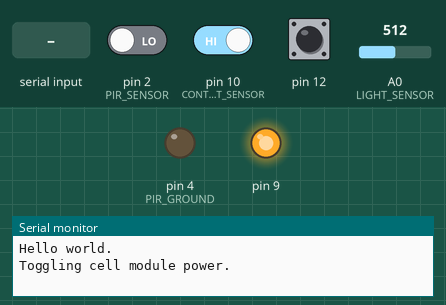
Recording of a sketch running on a simulated Arduino Uno, built with avr-gcc and run on an emulated ATmega328P. On the bench: output pins drawn as LEDs (lit = HIGH), the last lines printed to the serial monitor. The inputs (shaded band) are chosen by the test bench; at power-on: pin 2 (PIR_SENSOR) LOW, pin 10 (CONTACT_SENSOR) HIGH, pin 12 HIGH, A0 (LIGHT_SENSOR) = 512. The modem accepts every AT command (registered, SIM ready, sends succeed) and sends nothing else; pins used as bus, display or sensor lines are not drawn.

Above: at 1.1 s.
At 11.2 s:
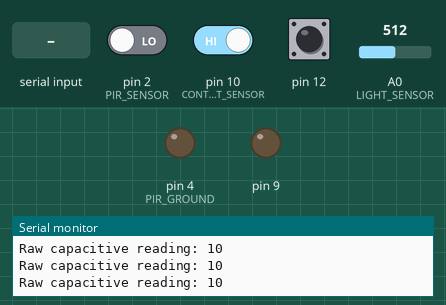
11.3 s: pin 2 (PIR_SENSOR) driven HIGH
12.8 s: pin 10 (CONTACT_SENSOR) driven LOW
14.4 s: "\"" received over the second serial link
15.9 s: pin 2 (PIR_SENSOR) driven LOW
17.4 s: pin 10 (CONTACT_SENSOR) driven HIGH
19.0 s: pin 2 (PIR_SENSOR) driven HIGH and pin 10 (CONTACT_SENSOR) driven LOW
Timing chart, 0 to 21.6 s (numbered marks = the images above; inputs shaded):
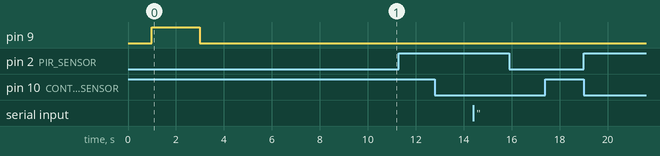

The sketch:

sensor_sentinel.ino
```cpp
#include <SoftwareSerial.h>
#include <String.h>
#include <CapacitiveSensor.h> //Get from
                           //http://playground.arduino.cc/Main/CapacitiveSensor

/* Sensor Sentinel
   by Adam Wolf, Wayne and Layne
   MAKE Weekend Project

   For more details, including part numbers and step-by-step instructions on
   using this code, see http://makeTKTKTK.TK
/*

/* Potential improvements */

/*
  - You can change the sensors to be just about anything, like a humidity
    sensor, a barometric pressure sensor, a temperature sensor, a compass,
    an accelerometer, a Hall effect or reed switch, a vibration sensor, a
    flex sensor, an ultrasonic rangefinder, a tilt sensor, an IR sensor,
    or even just a plain old button!  Initialize the sensor in setup().
    If you want the sensor to trigger a message, then check for the
    triggering condition in loop(), otherwise just read the sensor in
    annotateMessage(), put some text in the message variable and you're set!

  - The code for interfacing with the cellular module is based upon examples
    from Seeed Studio.  It has a lot of delays.  It is possible to write a
    function to watch for OK in the cellular module's output.  This would
    likely reduce those delays a bit, and make it a little more robust.

  - There are Arduino libraries for interfacing with the module on the Seeed
    Studio GPRS Shield.  They simplify the interaction (especially when doing
    complicated things), but we chose not to use them in order to make using
    this sketch easier.

  - Hook up a microphone to the MIC jack on the shield, and have the shield
    call you for 1 minute and then hang up.  You could listen in remotely!

  - If we try to send a text before the minimum delay is up, save it and send
    it later if there are no newer outgoing texts.

  - Have the cellular module check for incoming texts, and if you text it from
    your trusted number, have it reply back with sensor readings (or call you
    back and listen in!) Once you have this, you could attach servos, buzzers,
    anything, and trigger them from anywhere you have cell signal!

  - Depending upon where you live, you may be able to text the Twitter
    shortcode and post to Twitter through this shield, by changing the
    SMS_NUMBER.

  - Set this up for low power draw!  Normal Arduinos aren't really meant for
    low power/long battery life, so we didn't make power optimizations in this
    sketch.  However, you could rig this up to "sleep" most of the time, and
    last a good amount of time on a battery, especially if you're only
    sending outgoing texts.  You could even turn off the cellular module and
    only turn it on when you need to send a text.
*/

/* Settings */
const char SMS_NUMBER[] = "+15558675309"; //remember to include + and country
                                          //code!
const unsigned long MIN_MS_BETWEEN_SMS = 60000;
const boolean SMS_ENABLED = false;
const boolean SEND_SMS_AT_STARTUP = true;
const boolean CAP_SENSOR_ENABLED = true;

const long CAP_LOW_THRESHOLD = 8000; //if the capacitive sensor is lower
                                     //than this, it will not count as a
                                     //press.
const long CAP_HIGH_THRESHOLD = 12000; //if the capacitive sensor is higher
                                       //than this, it will count as a
                                       //press.  Put a gap between these
                                       //numbers to prevent it repeatedly
                                       //triggering when it is close to the
                                       //limit.

/* Pin Settings */
#define LIGHT_SENSOR A0
#define PIR_POWER 3
#define PIR_SENSOR 2
#define PIR_GROUND 4
#define CONTACT_SENSOR 10
#define CAPACITIVE_SEND 12
#define CAPACITIVE_RECEIVE 11

/* Global Variables */
String message = String(""); //make a new string and set it to empty
unsigned long last_sms_time = 0;
boolean pir_reading = LOW;
boolean contact_reading;
boolean capacitive_reading = false;
long raw_capacitive_reading;
CapacitiveSensor cap_sensor = CapacitiveSensor(CAPACITIVE_RECEIVE, CAPACITIVE_SEND);

SoftwareSerial cellularSerial(7, 8);

void setup()
{
  //This function runs once every time the Arduino is powered up.

  Serial.begin(115200);   // Set your Serial Monitor baud rate to this to see
                          // output from this sketch on your computer when
                          // plugged in via USB.
  Serial.println(F("Hello world.")); //prints to the computer via Serial
                                     //Monitor (when plugged in via USB)

  pinMode(LIGHT_SENSOR, INPUT_PULLUP);
  pinMode(PIR_GROUND, OUTPUT);
  pinMode(PIR_POWER, OUTPUT);
  pinMode(PIR_SENSOR, INPUT);
  digitalWrite(PIR_GROUND, LOW);
  digitalWrite(PIR_POWER, HIGH);

  pinMode(CONTACT_SENSOR, INPUT_PULLUP);
  contact_reading = digitalRead(CONTACT_SENSOR);

  //The PIR needs about 8 seconds to stabilize, so we start powering it
  //before we start powering the cell module.

  cellularSerial.begin(19200);  // the default baud rate of the
                                // cellular module

  turnOnCellModule();

  enableNetworkTime(); //Ask the module to get the time from the network.

  if (CAP_SENSOR_ENABLED)
  {
    raw_capacitive_reading = cap_sensor.capacitiveSensor(30);
    if (raw_capacitive_reading < CAP_LOW_THRESHOLD)
    {
      capacitive_reading = false;
    } else if (raw_capacitive_reading > CAP_HIGH_THRESHOLD)
    {
      capacitive_reading = true;
    }
  }

  //Make sure we've waited 10 seconds since bootup,
  //so the PIR and network time is ready.
  while (millis() < 10000)
  {
    //do nothing
  }

  if (SEND_SMS_AT_STARTUP && SMS_ENABLED)
  {
    startTextMessage();
    cellularSerial.println(F("The Sensor Sentinel is ready."));
    endTextMessage();
  }
  Serial.println(F("The Sensor Sentinel is ready."));
}

void loop()
{
  //This function runs over and over after setup().
  drainSoftwareSerial(true);

  if (digitalRead(PIR_SENSOR) != pir_reading)
  {
    pir_reading = !pir_reading;
    if (pir_reading)
    {
      Serial.println(F("PIR just activated."));
      message = String("PIR activated:");
      sendTextMessage();
    } else
    {
      Serial.println(F("PIR deactivated."));
    }
  }

  if (digitalRead(CONTACT_SENSOR) != contact_reading)
  {
    contact_reading = !contact_reading;
    if (!contact_reading)
    {
      Serial.println(F("Contact switch just pressed."));
      message = String("Contact pressed:");
      sendTextMessage();
    } else
    {
      Serial.println(F("Contact switch just released."));
      message = String("Contact released:");
      sendTextMessage();
    }
  }

  if (CAP_SENSOR_ENABLED)
  {
    raw_capacitive_reading = cap_sensor.capacitiveSensor(30);
    Serial.print("Raw capacitive reading: ");
    Serial.println(raw_capacitive_reading);

    if (capacitive_reading && raw_capacitive_reading < CAP_LOW_THRESHOLD)
    {
      capacitive_reading = !capacitive_reading;
      Serial.println("Cap sensor deactivated.");
      message = String("Cap sensor deactivated.");
      sendTextMessage();
    } else if (!capacitive_reading && raw_capacitive_reading > CAP_HIGH_THRESHOLD)
    {
      capacitive_reading = !capacitive_reading;
      Serial.println(F("Cap sensor activated."));
      message = String("Cap sensor activated.");
      sendTextMessage();
    }
  }

  delay(100);
}

void drainSoftwareSerial(boolean printToSerial)
{
  //This function reads the available data from the software serial port,
  //and stops when there is no more incoming data.  If printToSerial is
  //true, it prints the software serial data out to the hardware serial
  //port, so you can see it the Serial Monitor.

  char b;
  while (cellularSerial.available())
  {
    b = cellularSerial.read();
    if (printToSerial)
    {
      Serial.print(b);
    }
  }
}

boolean toggleAndCheck()
{
  //This function toggles the power of the cell module, and tries to send a
  //simple AT command to it.  If it replies, we know it is powered on.

  togglePower(); //the cell module may be on or off, we don't know.
  drainSoftwareSerial(true); //throw away all the data we have so far,
                             //until it stops sending.
  delay(50); //wait for it to turn on
  cellularSerial.print(F("AT+GMI\r")); //Ask the cellular module about
                                       //the manufacturer
  delay(125); //wait for it to start responding
  if (cellularSerial.available())     //it responded! it's on!
  {
    drainSoftwareSerial(false);
    delay(200);
    return false;
  }
  return true;
}

void turnOnCellModule()
{
  //This function will turn on the cellular module if it is off, but it will
  //turn it off and back on if it is on. Think of it as a fresh start!
  //If this takes more than twice, something's wrong.

  while (toggleAndCheck()) //keep toggling and checking until it returns
                           //false, which means we're good.
  {
    Serial.println(F("Trying again."));
  }
}

void togglePower() //from Seeed Studio wiki
{
  Serial.println(F("Toggling cell module power."));
  pinMode(9, OUTPUT);
  digitalWrite(9, LOW);
  delay(1000);
  digitalWrite(9, HIGH);
  delay(2000);
  digitalWrite(9, LOW);
  delay(3000);
}


void enableNetworkTime()
{
  //This function tells the module to ask for the network time.  It took
  //about 5 seconds in our tests for it to come in.  After that, you can
  //read it with getTime.
  cellularSerial.print(F("AT+CLTS=1\r"));
  delay(100);
  drainSoftwareSerial(true);
}


void getTime()
{
  //This function gets the time and puts it into message, but if the
  //network hasn't sent the time over, then it's the module time,
  //which starts over every time this gets rebooted.

  drainSoftwareSerial(true); //we want the serial buffer to be empty

  cellularSerial.print(F("AT+CCLK?\r"));
  delay(100);
  //start reading
  char b;
  boolean inside_quotes = false;
  while (cellularSerial.available())
  {
    b = cellularSerial.read(); //get one character from the module

    if (b == '"')
    {
      inside_quotes = !inside_quotes;  //if the character is a ", then
                                       //toggle the variable
                                       //inside_quotes
    }

    if (inside_quotes && b != '"') //if the inside_quotes variable is set
                                   //and the character isn't a quote, then
                                   //add it to message, and print it out.
    {
      message += b;
    }
  }
}

void startTextMessage()
{
  //This function sends the beginning of the AT commands for an outgoing
  //text to the cell module.

  cellularSerial.print(F("AT+CMGF=1\r"));    //Send the SMS in text mode
  delay(100);
  cellularSerial.print(F("AT + CMGS = \""));
  cellularSerial.print(SMS_NUMBER);
  cellularSerial.println(F("\""));
  delay(100);
}

void endTextMessage()
{
  //This function ends the commands to the module for sending a single text.
  delay(100);
  cellularSerial.println((char)26); //control-z
  delay(100);
  cellularSerial.println();
}

void sendTextMessage()
{
  //This function checks if it should send a text, based on SMS_ENABLED and
  //MIN_MS_BETWEEN_SMS, and then does so.

  boolean send_sms = false;
  if (!SMS_ENABLED)
  {
    Serial.println(F("SMS disabled due to setting."));
  } else
  {
    if (last_sms_time > 0 && millis() < last_sms_time + MIN_MS_BETWEEN_SMS)
    {
      Serial.println(F("SMS blocked since we already sent one recently."));
    } else
      send_sms = true;
  }

  annotateMessage(); //fill out the rest of the text message

  if (send_sms)
  {
    startTextMessage();
    cellularSerial.print(message);
    endTextMessage();

    last_sms_time = millis();
    Serial.print(F("Actually sent the following SMS to "));
  } else
  {
    Serial.print(F("Didn't actually send this SMS to "));
  }
      Serial.print(SMS_NUMBER);
      Serial.print(F(":"));
      Serial.println(message);
}

void annotateMessage()
{
  //This function appends some sensor readings to the current text.

  message += " Light: ";
  message += analogRead(LIGHT_SENSOR);

  message += " Contact: ";
  if (digitalRead(CONTACT_SENSOR))
  {
    message += "released";
  } else
  {
    message += "pressed";
  }

  if (CAP_SENSOR_ENABLED)
  {
    message += " Cap: ";
    message += cap_sensor.capacitiveSensor(30);
  }

  message += " (sent at ";
  getTime();
  message += ")";
}
```
